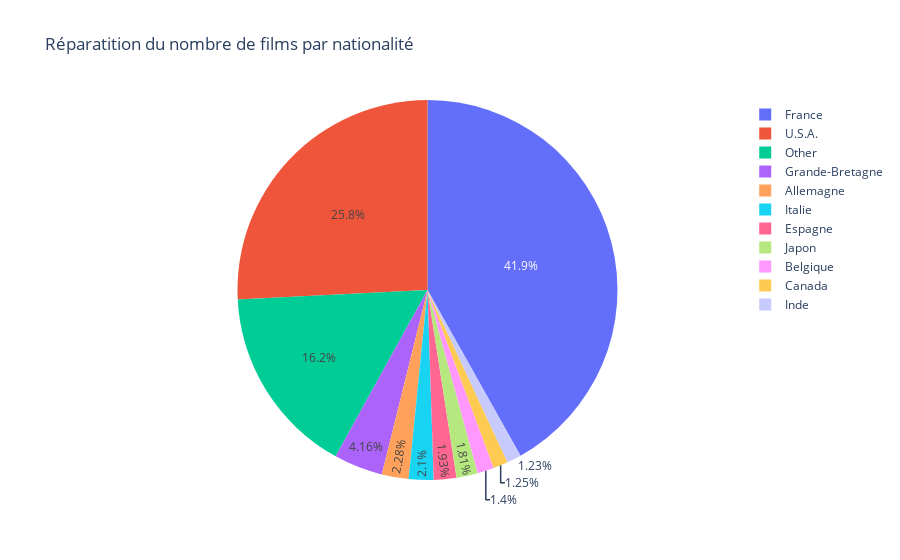

The notebook cell this image was saved under:
### Markdown cell above
**repartition par nationalité**

### Code cell
import plotly.express as px


gg=df.pays.value_counts()
gg=gg.reset_index()
gg=gg.rename({"index":"pays","pays":"nb"},axis=1)
gg.loc[gg['nb'] <100, "pays"] = "Other"
hh=gg.groupby(['pays']).sum()
hh=hh.reset_index()


fig = px.pie(df, values=hh.nb, names=hh.pays,title='Réparatition du nombre de films par nationalité')
fig.show()

### Figure 1 — Plotly figure (JSON) as saved in the notebook; plotly's stock layout.template omitted (floating-point values rounded to 4 significant figures)
{"data": [{"domain": {"x": [0, 1], "y": [0, 1]}, "hovertemplate": "label=%{label}<br>value=%{value}<extra></extra>", "labels": ["Allemagne", "Belgique", "Canada", "Espagne", "France", "Grande-Bretagne", "Inde", "Italie", "Japon", "Other", "U.S.A."], "legendgroup": "", "name": "", "showlegend": true, "type": "pie", "values": [253, 155, 139, 214, 4637, 461, 136, 233, 201, 1793, 2857]}], "layout": {"legend": {"tracegroupgap": 0}, "title": {"text": "Réparatition du nombre de films par nationalité"}}}
